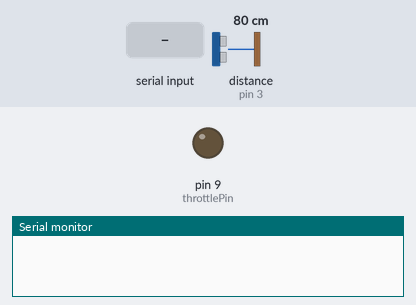
Recording of a sketch running on a simulated Arduino Uno, built with avr-gcc and run on an emulated ATmega328P. Shown: output pins drawn as LEDs (lit = HIGH), the last lines printed to the serial monitor. Wiring (inferred from the names in the program): ultrasonic range finder: trigger pin 2; echo pin 3. Inputs (shaded band) come from the test bench; at power-on: distance to the obstacle (sensor on pin 3) 80 cm. The echo pulse lasts 58.3 µs per cm; pins used as bus, display or sensor lines are not drawn.

Above: at 1.2 s.
1.3 s: "90,45\n" received over Serial
At 2.5 s:
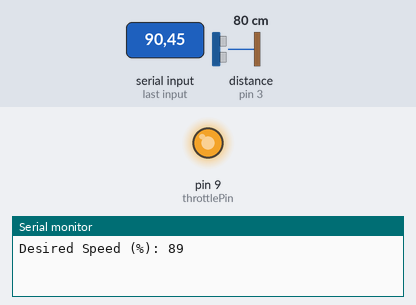
2.8 s: "30,150\n" received over Serial
At 4.0 s:
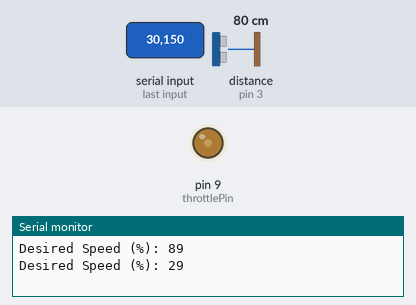
4.3 s: "5\n" received over Serial
At 5.3 s:
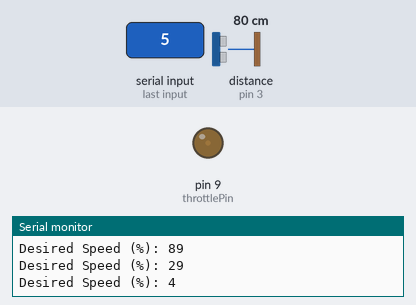
5.8 s: distance to the obstacle (sensor on pin 3) set to 2 cm
At 6.9 s:
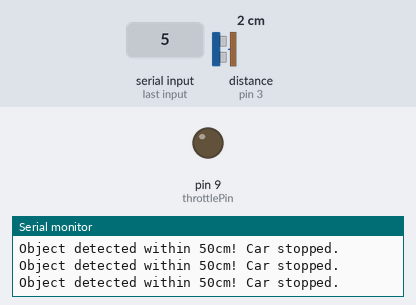
Timing chart, 0 to 8.8 s (numbered marks = the images above; inputs shaded):
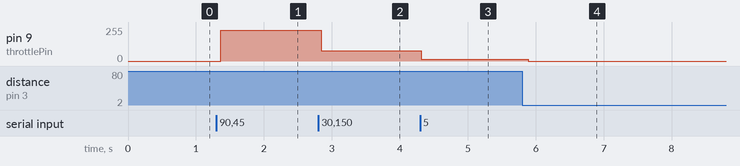

Measured:
- after the input at 1.3 s, pin 9 (throttlePin): 0/255 → 229/255 after 0.07 s
- after the input at 2.8 s, pin 9 (throttlePin): 229/255 → 76/255 at once
- after the input at 4.3 s, pin 9 (throttlePin): 76/255 → 12/255 at once
- after the input at 5.8 s, pin 9 (throttlePin): 12/255 → 0/255 after 0.09 s

The sketch:

Autonomous_Motor_Control_And_Obstacle_Avoidance_System.ino
```cpp
const int throttlePin = 9;
const int ultrasonicTriggerPin = 2;
const int ultrasonicEchoPin = 3;

int desiredSpeed = 0;
int previousSpeed = 0;
bool stopCar = false;

void setup() {
  pinMode(throttlePin, OUTPUT);
  analogWrite(throttlePin, 0);
  pinMode(ultrasonicTriggerPin, OUTPUT);
  pinMode(ultrasonicEchoPin, INPUT);
  Serial.begin(9600);
}

void loop() {
  if (Serial.available() > 0) {
    String inputCommand = Serial.readStringUntil('\n');

    if (inputCommand == "start") {
      stopCar = false;
      analogWrite(throttlePin, desiredSpeed);
      Serial.print("Current Speed (%): ");
      Serial.println(map(desiredSpeed, 0, 255, 0, 100));
    }
    else if (inputCommand == "stop") {
      stopCar = true;
      analogWrite(throttlePin, 0);
    }
    else {
      int newSpeed = inputCommand.toInt();
      desiredSpeed = map(newSpeed, 0, 100, 0, 255);
      desiredSpeed = constrain(desiredSpeed, 0, 255);
      if (!stopCar) analogWrite(throttlePin, desiredSpeed);
      Serial.print("Desired Speed (%): ");
      Serial.println(map(desiredSpeed, 0, 255, 0, 100));
    }
  }

  digitalWrite(ultrasonicTriggerPin, LOW);
  delayMicroseconds(2);
  digitalWrite(ultrasonicTriggerPin, HIGH);
  delayMicroseconds(10);
  digitalWrite(ultrasonicTriggerPin, LOW);

  long duration = pulseIn(ultrasonicEchoPin, HIGH);
  float distance = duration * 0.034 / 2.0;

  if (distance <= 50) {
    stopCar = true;
    analogWrite(throttlePin, 0);
    Serial.println("Object detected within 50cm! Car stopped.");
  }
  else if (stopCar) {
    analogWrite(throttlePin, previousSpeed);
    Serial.print("Resumed Speed (%): ");
    Serial.println(map(previousSpeed, 0, 255, 0, 100));
    stopCar = false;
  }

  previousSpeed = desiredSpeed;
  delay(100);
}
```
